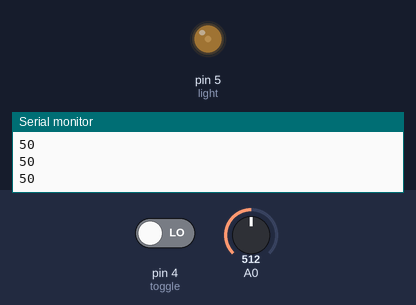
The sketch below on a simulated Arduino Uno, built with avr-gcc and run on an emulated ATmega328P. Parts: output pins drawn as LEDs (lit = HIGH), the last lines printed to the serial monitor. The test bench sets the inputs (shaded band); at power-on: A0 = 512, pin 4 (toggle) LOW.

Above: at 1.2 s.
1.3 s: A0 set to 306
At 2.3 s:
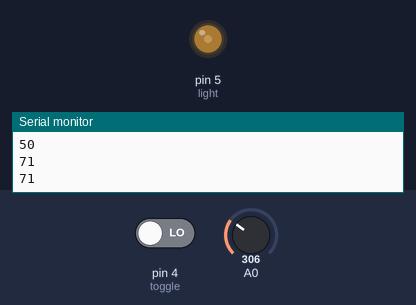
3.1 s: A0 set to 1023
At 3.6 s:
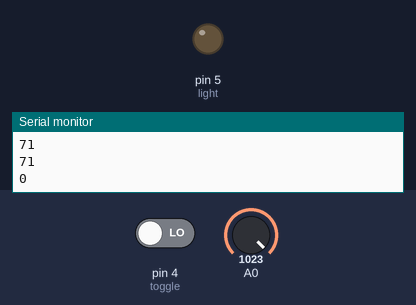
Timing chart, 0 to 6.1 s (numbered marks = the images above; inputs shaded):
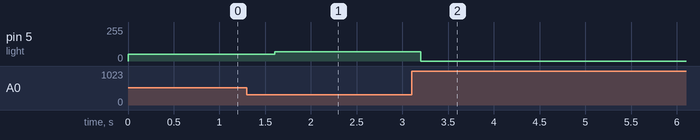

The sketch:

lightCtrl.ino
```cpp
#define toggle 4    // 라즈베리파이 신호
#define light 5   // 식물조명제어
#define lux A0      // 조도센서

int lumi;
int sign;

void setup() {
  Serial.begin(9600);
  pinMode(toggle,INPUT);
  pinMode(light, OUTPUT);
}

void loop() {
  lumi=analogRead(A0);
  lumi=map(lumi,0,1023,100,0);
  Serial.println(lumi);

  sign=digitalRead(toggle);

  if(sign==true){
    analogWrite(light,lumi);
    delay(100);
  }
  else{
    analogWrite(light,lumi);
    delay(100);
  }

  delay(300);
}
```

Measured:
- after the input at 1.3 s, pin 5 (light): 50/255 → 71/255 after 0.30 s
- after the input at 3.1 s, pin 5 (light): 71/255 → 0/255 after 0.10 s
